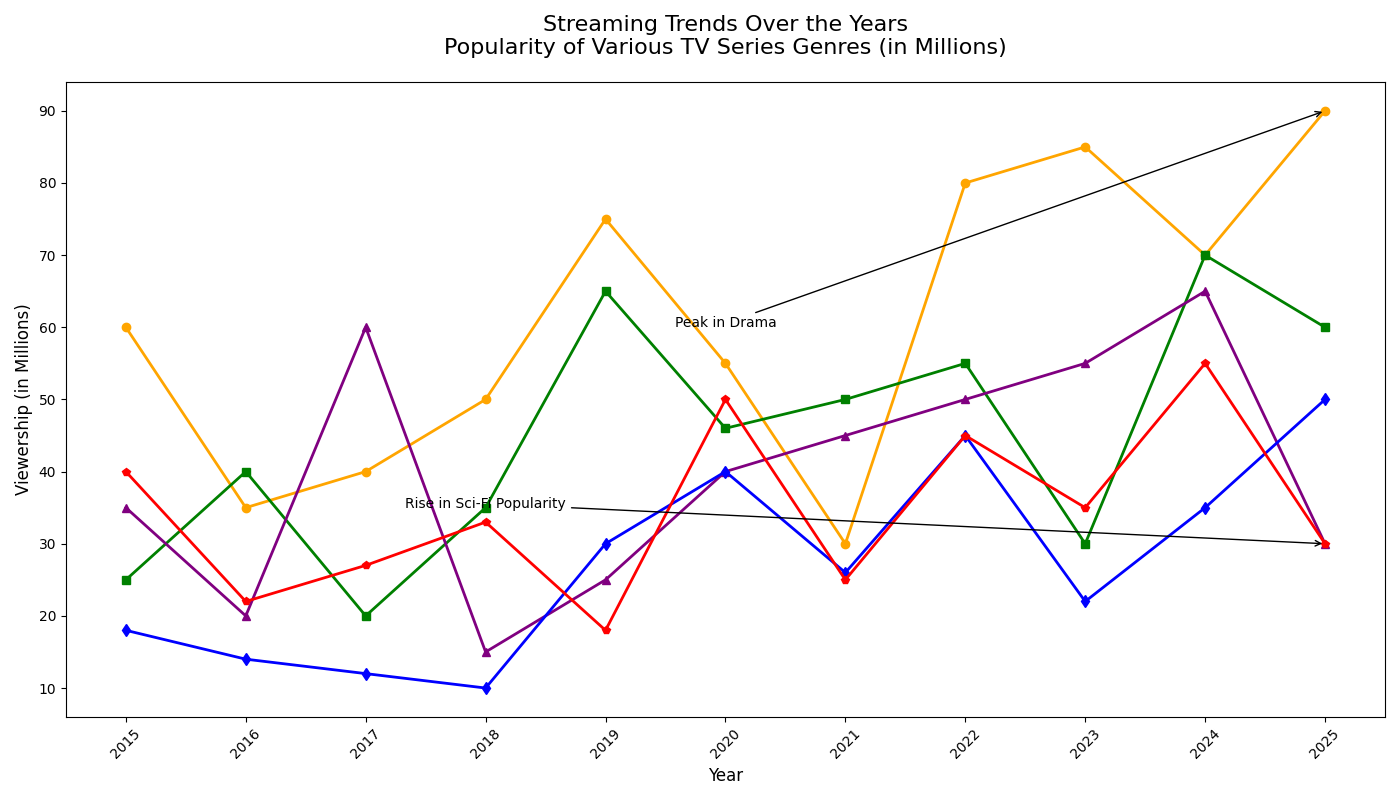

The Python source for this figure:
import matplotlib.pyplot as plt
import numpy as np

years = np.arange(2015, 2026)

drama_viewership = np.array([60, 35, 40, 50, 75, 55, 30, 80, 85, 70, 90])
comedy_viewership = np.array([25, 40, 20, 35, 65, 46, 50, 55, 30, 70, 60])
scifi_viewership = np.array([35, 20, 60, 15, 25, 40, 45, 50, 55, 65, 30])
horror_viewership = np.array([18, 14, 12, 10, 30, 40, 26, 45, 22, 35, 50])
fantasy_viewership = np.array([40, 22, 27, 33, 18, 50, 25, 45, 35, 55, 30])

fig, ax = plt.subplots(figsize=(14, 8))

ax.plot(years, drama_viewership, '-o', color='orange', linewidth=2, markersize=6)
ax.plot(years, comedy_viewership, '-s', color='green', linewidth=2, markersize=6)
ax.plot(years, scifi_viewership, '-^', color='purple', linewidth=2, markersize=6)
ax.plot(years, horror_viewership, '-d', color='blue', linewidth=2, markersize=6)
ax.plot(years, fantasy_viewership, '-p', color='red', linewidth=2, markersize=6)

ax.set_title("Streaming Trends Over the Years\nPopularity of Various TV Series Genres (in Millions)", fontsize=16, pad=20)
ax.set_xlabel("Year", fontsize=12)
ax.set_ylabel("Viewership (in Millions)", fontsize=12)

ax.set_xticks(years)
ax.set_xticklabels(years, rotation=45, fontsize=10)
ax.yaxis.set_tick_params(labelsize=10)

ax.annotate('Peak in Drama',
            xy=(2025, 90), xytext=(2020, 60),
            arrowprops=dict(facecolor='black', arrowstyle='->'),
            fontsize=10, ha='center')

ax.annotate('Rise in Sci-Fi Popularity',
            xy=(2025, 30), xytext=(2018, 35),
            arrowprops=dict(facecolor='black', arrowstyle='->'),
            fontsize=10, ha='center')

plt.tight_layout()
plt.show()
